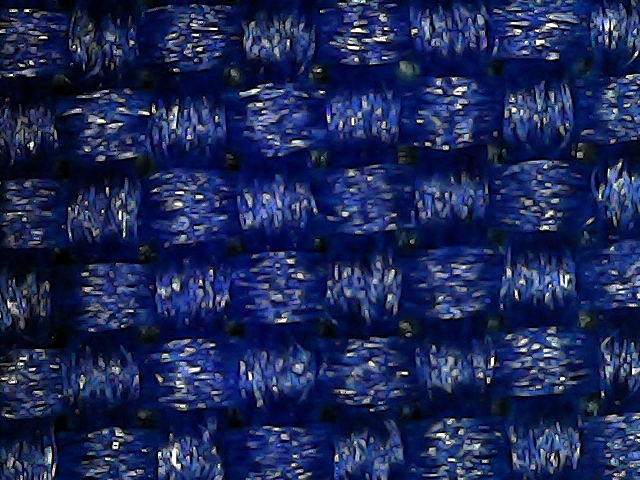
#> input picture 1600/3.jpg, 640 x 480 px
$ python OpenCVTest.py
#> lines starting #> are read from the running program, lines starting #| are printed output that depends on the picture; after the words box and inside, x2 and y2 are one past the last pixel; in counts of white or black regions, pixels touching at a corner belong together
#> further down, src is the input picture: shape (480, 640, 3); mean B, G, R 85.4, 40.2, 28.4
#!/usr/bin/env python
# coding: utf-8

# In[1]:


import cv2 as cv
import numpy as np
from numpy import *


# In[ ]:


def method_1(image):
    gray = cv.cvtColor(image, cv.COLOR_BGR2GRAY)
    t, binary = cv.threshold(gray, 0, 255, cv.THRESH_BINARY | cv.THRESH_OTSU)
    return binary


def method_2(image):
    blurred = cv.GaussianBlur(image, (3, 3), 0)  # 高斯去噪音
    gray = cv.cvtColor(blurred, cv.COLOR_BGR2GRAY)
    t, binary = cv.threshold(gray, 0, 255, cv.THRESH_BINARY | cv.THRESH_OTSU)
    return binary

def method_3_old(image):
    blurred = cv.pyrMeanShiftFiltering(image, 100, 100)  # 先均值迁移去噪声
    gray = cv.cvtColor(blurred, cv.COLOR_BGR2GRAY)
    t, binary = cv.threshold(gray, 0, 255, cv.THRESH_BINARY | cv.THRESH_OTSU)
    return binary


def method_3(image):
    blurred = cv.pyrMeanShiftFiltering(image, 10, 100)  # 先均值迁移去噪声
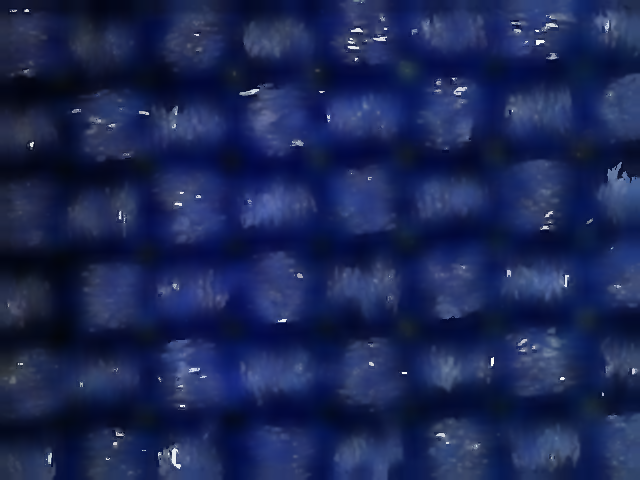
#> blurred: shape (480, 640, 3); mean B, G, R 84.2, 38.2, 26.2
    gray = cv.cvtColor(blurred, cv.COLOR_BGR2GRAY)
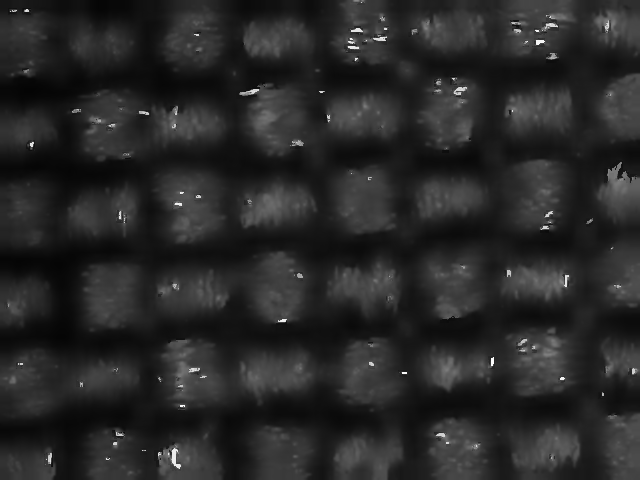
#> gray: shape (480, 640); min 4, max 252, mean 39.9
    t, binary = cv.threshold(gray,0, 255, cv.THRESH_BINARY| cv.THRESH_OTSU)
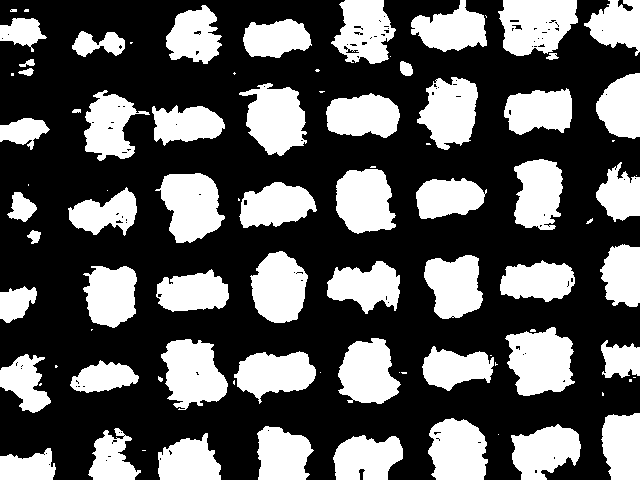
#> binary: shape (480, 640); 35.5% white; 87 white regions (31 under 20 px)
#> t = 45

    contours, hierarch = cv.findContours(binary, cv.RETR_EXTERNAL, cv.CHAIN_APPROX_NONE)
#> contours = 87 contours, 33 with area under 20; largest, box (x1, y1, x2, y2) and area: (505, 327, 575, 396) 3380, (498, 0, 578, 56) 3378, (155, 173, 225, 243) 3154, (161, 339, 228, 410) 3107, (239, 83, 307, 156) 3083
    for i in range (len(contours)):
        area = cv.contourArea(contours[i])
        if area < 200:
            cv.drawContours(binary, [contours[i]], 0, 0, -1)
#> this loop made 87 passes
#> area on passes 2, 3, 5, 6, 7, 8, 9, 10, 22, 24, 25, 26: 1262.5, 2335.5, 2066, 1525.5, 2305.5, 2577, 2932.5, 2170, 1371, 1606, 2632.5, 1969
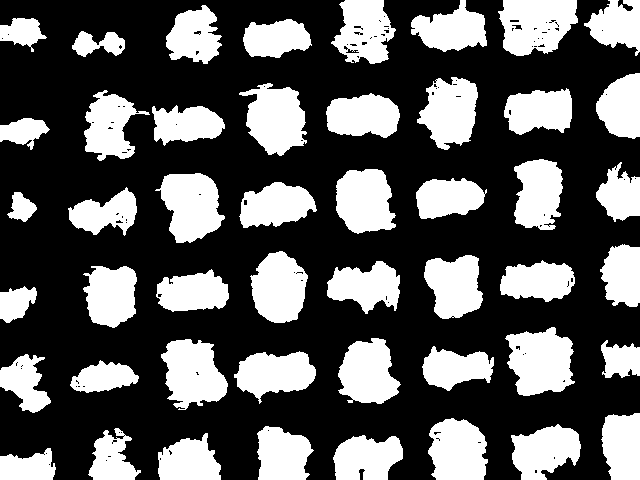
#> binary: shape (480, 640); 35.2% white; 48 white regions, largest, box (x1, y1, x2, y2) and area: (505, 327, 575, 396) 3483, (498, 0, 578, 56) 3394, (155, 173, 225, 243) 3264
    # binary = cv.cvtColor(binary,cv.COLOR_GRAY2RGB)
    return binary


def cal_x_density(lsit_x):
    pass

def remove_spot(img):
    Laplacian = cv.Laplacian(img, cv.CV_64F)
    Laplacian = cv.convertScaleAbs(Laplacian)

    _, labels, stats, centroids = cv.connectedComponentsWithStats(Laplacian)
    print(centroids)
    print("123")
    print("stats = ", stats)
    i = 0
    for istat in stats:
        if istat[4] < 10500:
            # print(i)
            print(istat[0:2])
            if istat[3] > istat[4]:
                r = istat[3]
            else:
                r = istat[4]
            cv.rectangle(Laplacian, tuple(istat[0:2]), tuple(istat[0:2] + istat[2:4]), (0, 0, 255), thickness=-1)
        i = i + 1

    cv.imwrite('105.jpg', Laplacian)
    return Laplacian

if __name__ == '__main__':

    src = cv.imread("1600/3.jpg")
    # h, w = src.shape[:2]
    # src = src[:,:,0]
    ret = method_3(src)
    print("ret.shape")
    print(ret.shape)
#| (480, 640)
    # [23 lines of commented-out code are left out]

    cv.namedWindow("input", cv.WINDOW_AUTOSIZE)
    cv.imshow("input", ret)
    cv.imshow("src",src)

    cv.waitKey(0)
    cv.destroyAllWindows()

$ run again, with 1600/1.jpg copied over 1600/3.jpg
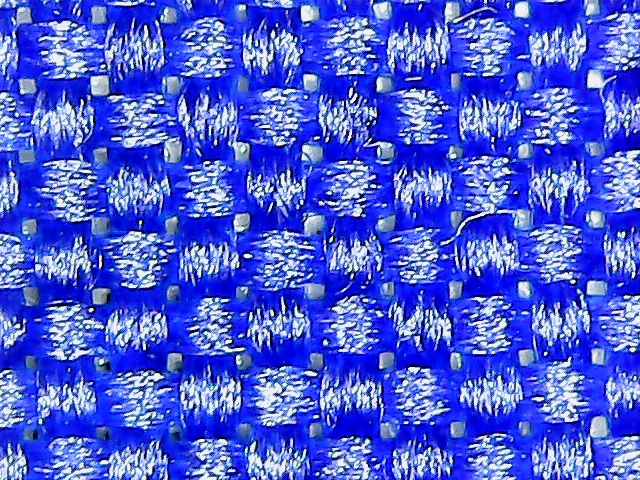
#> input picture 1600/1.jpg, 640 x 480 px
#> src is the input picture: shape (480, 640, 3); mean B, G, R 213.8, 91.8, 75.2
#> in method_3, `t, binary = cv.threshold(gray,0, 255, cv.THRESH_BINARY| cv.THRESH_OTSU)`:
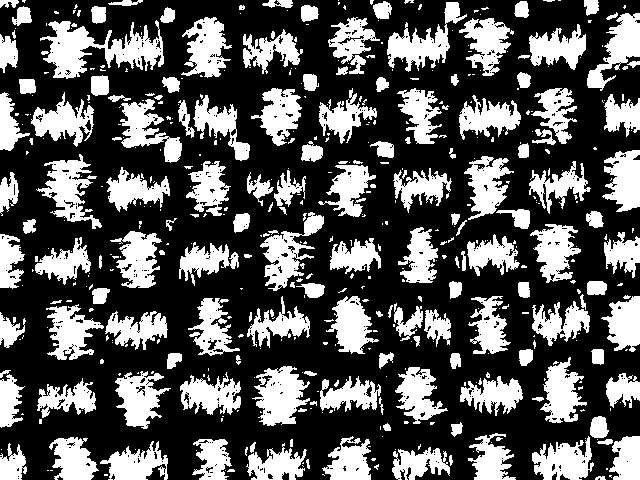
#> binary: shape (480, 640); 34.1% white; 495 white regions (324 under 20 px)
#> t = 115
#> contours = 494 contours, 362 with area under 20; largest, box (x1, y1, x2, y2) and area: (40, 20, 164, 79) 3050, (252, 366, 310, 426) 2032, (36, 154, 102, 229) 1796, (387, 2, 467, 72) 1771, (260, 212, 324, 291) 1764
#> the loop in method_3, `for i in range (len(contours)):` made 494 passes
#> area on passes 1, 21, 25: 20, 986, 1171.5
#> after the loop in method_3, `for i in range (len(contours)):`:
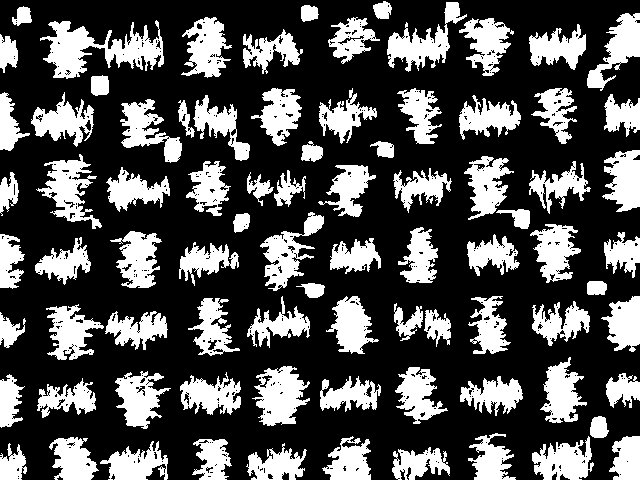
#> binary: shape (480, 640); 31.3% white; 84 white regions (1 under 20 px), largest, box (x1, y1, x2, y2) and area: (40, 20, 164, 79) 3335, (252, 366, 310, 426) 2116, (387, 2, 467, 72) 1977
#| (480, 640)

$ run again, with 1600/2.jpg copied over 1600/3.jpg
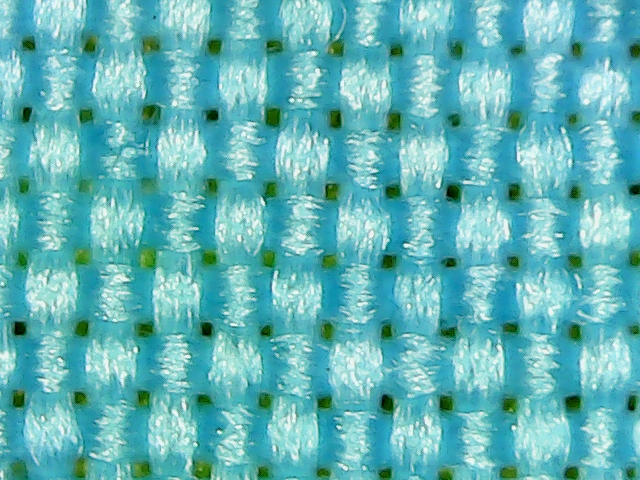
#> input picture 1600/2.jpg, 640 x 480 px
#> src is the input picture: shape (480, 640, 3); mean B, G, R 183.9, 180.4, 97.4
#> in method_3, `t, binary = cv.threshold(gray,0, 255, cv.THRESH_BINARY| cv.THRESH_OTSU)`:
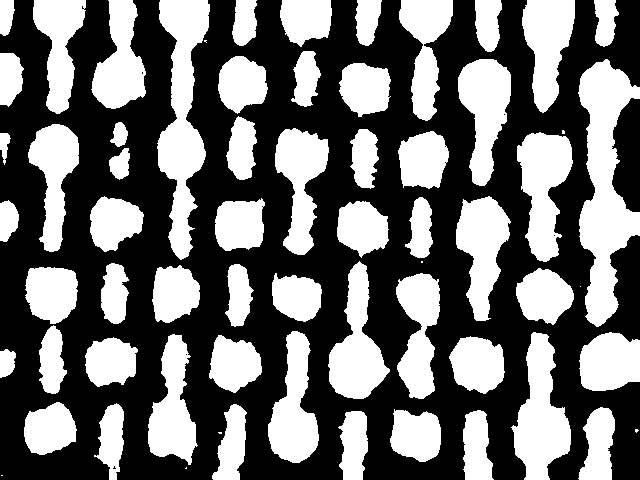
#> binary: shape (480, 640); 42.9% white; 64 white regions (8 under 20 px)
#> t = 159
#> contours = 64 contours, 8 with area under 20; largest, box (x1, y1, x2, y2) and area: (578, 59, 640, 327) 8696, (157, 0, 210, 260) 6746, (511, 332, 571, 480) 4776, (517, 132, 573, 262) 4272, (328, 261, 390, 399) 4052
#> the loop in method_3, `for i in range (len(contours)):` made 64 passes
#> area on passes 5 to 12: 1505.5, 1582, 2029, 1789.5, 1560, 1326, 1993.5, 328.5
#> after the loop in method_3, `for i in range (len(contours)):`:
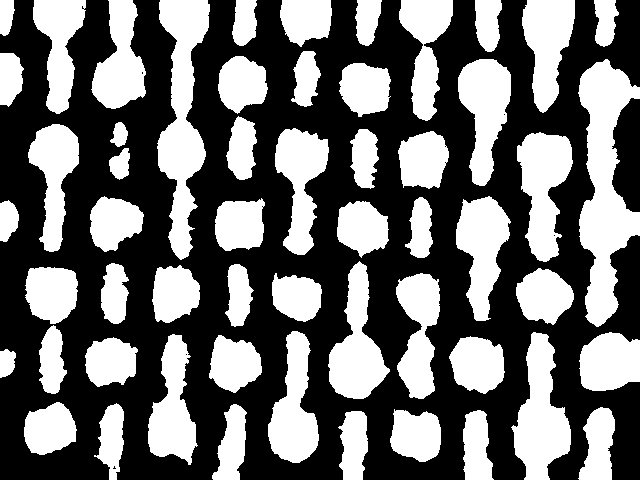
#> binary: shape (480, 640); 42.8% white; 55 white regions, largest, box (x1, y1, x2, y2) and area: (578, 59, 640, 327) 9009, (157, 0, 210, 260) 7049, (511, 332, 571, 480) 4959
#| (480, 640)
